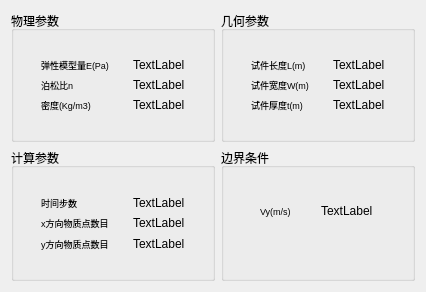
     <widget class="QWidget" name="page1_4">
      <layout class="QGridLayout" name="gridLayout_5">
       <item row="0" column="1">
        <widget class="QGroupBox" name="box4_2">
         <property name="title">
          <string>几何参数</string>
         </property>
         <layout class="QVBoxLayout" name="verticalLayout_32">
          <item>
           <widget class="QWidget" name="widget_40" native="true">
            <layout class="QHBoxLayout" name="horizontalLayout_31">
             <item>
              <widget class="QWidget" name="widget_41" native="true">
               <layout class="QVBoxLayout" name="verticalLayout_33">
                <item>
                 <widget class="QLabel" name="lab4_4">
                  <property name="font">
                   <font>
                    <pointsize>7</pointsize>
                   </font>
                  </property>
                  <property name="text">
                   <string>试件长度L(m)</string>
                  </property>
                 </widget>
                </item>
                <item>
                 <widget class="QLabel" name="lab4_5">
                  <property name="font">
                   <font>
                    <pointsize>7</pointsize>
                   </font>
                  </property>
                  <property name="text">
                   <string>试件宽度W(m)</string>
                  </property>
                 </widget>
                </item>
                <item>
                 <widget class="QLabel" name="lab4_6">
                  <property name="font">
                   <font>
                    <pointsize>7</pointsize>
                   </font>
                  </property>
                  <property name="text">
                   <string>试件厚度t(m)</string>
                  </property>
                 </widget>
                </item>
               </layout>
              </widget>
             </item>
             <item>
              <widget class="QWidget" name="widget_42" native="true">
               <layout class="QVBoxLayout" name="verticalLayout_34">
                <item>
                 <widget class="QLabel" name="data4_4">
                  <property name="text">
                   <string>TextLabel</string>
                  </property>
                 </widget>
                </item>
                <item>
                 <widget class="QLabel" name="data4_5">
                  <property name="text">
                   <string>TextLabel</string>
                  </property>
                 </widget>
                </item>
                <item>
                 <widget class="QLabel" name="data4_6">
                  <property name="text">
                   <string>TextLabel</string>
                  </property>
                 </widget>
                </item>
               </layout>
              </widget>
             </item>
            </layout>
           </widget>
          </item>
         </layout>
        </widget>
       </item>
       <item row="1" column="0">
        <widget class="QGroupBox" name="box4_3">
         <property name="title">
          <string>计算参数</string>
         </property>
         <layout class="QHBoxLayout" name="horizontalLayout_29">
          <item>
           <widget class="QWidget" name="widget_43" native="true">
            <layout class="QHBoxLayout" name="horizontalLayout_30">
             <item>
              <widget class="QWidget" name="widget_44" native="true">
               <layout class="QVBoxLayout" name="verticalLayout_30">
                <item>
                 <widget class="QLabel" name="lab4_7">
                  <property name="font">
                   <font>
                    <pointsize>7</pointsize>
                   </font>
                  </property>
                  <property name="text">
                   <string>时间步数</string>
                  </property>
                 </widget>
                </item>
                <item>
                 <widget class="QLabel" name="lab4_8">
                  <property name="font">
                   <font>
                    <pointsize>7</pointsize>
                   </font>
                  </property>
                  <property name="text">
                   <string>x方向物质点数目</string>
                  </property>
                 </widget>
                </item>
                <item>
                 <widget class="QLabel" name="lab4_9">
                  <property name="font">
                   <font>
                    <pointsize>7</pointsize>
                   </font>
                  </property>
                  <property name="text">
                   <string>y方向物质点数目</string>
                  </property>
                 </widget>
                </item>
               </layout>
              </widget>
             </item>
             <item>
              <widget class="QWidget" name="widget_45" native="true">
               <layout class="QVBoxLayout" name="verticalLayout_31">
                <item>
                 <widget class="QLabel" name="data4_7">
                  <property name="text">
                   <string>TextLabel</string>
                  </property>
                 </widget>
                </item>
                <item>
                 <widget class="QLabel" name="data4_8">
                  <property name="text">
                   <string>TextLabel</string>
                  </property>
                 </widget>
                </item>
                <item>
                 <widget class="QLabel" name="data4_9">
                  <property name="text">
                   <string>TextLabel</string>
                  </property>
                 </widget>
                </item>
               </layout>
              </widget>
             </item>
            </layout>
           </widget>
          </item>
         </layout>
        </widget>
       </item>
       <item row="1" column="1">
        <widget class="QGroupBox" name="box4_4">
         <property name="title">
          <string>边界条件</string>
         </property>
         <layout class="QHBoxLayout" name="horizontalLayout_25">
          <item>
           <widget class="QWidget" name="widget_46" native="true">
            <layout class="QHBoxLayout" name="horizontalLayout_26">
             <item>
              <widget class="QWidget" name="widget_47" native="true">
               <layout class="QVBoxLayout" name="verticalLayout_40">
                <item>
                 <widget class="QWidget" name="widget_48" native="true">
                  <layout class="QHBoxLayout" name="horizontalLayout_27">
                   <item>
                    <widget class="QLabel" name="lab4_10">
                     <property name="maximumSize">
                      <size>
                       <width>100</width>
                       <height>16777215</height>
                      </size>
                     </property>
                     <property name="font">
                      <font>
                       <pointsize>7</pointsize>
                      </font>
                     </property>
                     <property name="text">
                      <string>Vy(m/s)</string>
                     </property>
                    </widget>
                   </item>
                   <item>
                    <widget class="QLabel" name="data4_10">
                     <property name="text">
                      <string>TextLabel</string>
                     </property>
                    </widget>
                   </item>
                  </layout>
                 </widget>
                </item>
                <item>
                 <widget class="QWidget" name="widget_49" native="true">
                  <layout class="QHBoxLayout" name="horizontalLayout_38"/>
                 </widget>
                </item>
               </layout>
              </widget>
             </item>
            </layout>
           </widget>
          </item>
         </layout>
        </widget>
       </item>
       <item row="0" column="0">
        <widget class="QGroupBox" name="box4_1">
         <property name="title">
          <string>物理参数</string>
         </property>
         <layout class="QVBoxLayout" name="verticalLayout_27">
          <item>
           <widget class="QWidget" name="widget_50" native="true">
            <layout class="QHBoxLayout" name="horizontalLayout_28">
             <item>
              <widget class="QWidget" name="widget_51" native="true">
               <layout class="QVBoxLayout" name="verticalLayout_28">
                <item>
                 <widget class="QLabel" name="lab4_1">
                  <property name="font">
                   <font>
                    <pointsize>7</pointsize>
                   </font>
                  </property>
                  <property name="text">
                   <string>弹性模型量E(Pa)</string>
                  </property>
                 </widget>
                </item>
                <item>
                 <widget class="QLabel" name="lab4_2">
                  <property name="font">
                   <font>
                    <pointsize>7</pointsize>
                   </font>
                  </property>
                  <property name="text">
                   <string>泊松比n</string>
                  </property>
                 </widget>
                </item>
                <item>
                 <widget class="QLabel" name="lab4_3">
                  <property name="font">
                   <font>
                    <pointsize>7</pointsize>
                   </font>
                  </property>
                  <property name="text">
                   <string>密度(Kg/m3)</string>
                  </property>
                 </widget>
                </item>
               </layout>
              </widget>
             </item>
             <item>
              <widget class="QWidget" name="widget_52" native="true">
               <layout class="QVBoxLayout" name="verticalLayout_29">
                <item>
                 <widget class="QLabel" name="data4_1">
                  <property name="text">
                   <string>TextLabel</string>
                  </property>
                 </widget>
                </item>
                <item>
                 <widget class="QLabel" name="data4_2">
                  <property name="text">
                   <string>TextLabel</string>
                  </property>
                 </widget>
                </item>
                <item>
                 <widget class="QLabel" name="data4_3">
                  <property name="text">
                   <string>TextLabel</string>
                  </property>
                 </widget>
                </item>
               </layout>
              </widget>
             </item>
            </layout>
           </widget>
          </item>
         </layout>
        </widget>
       </item>
      </layout>
     </widget>
